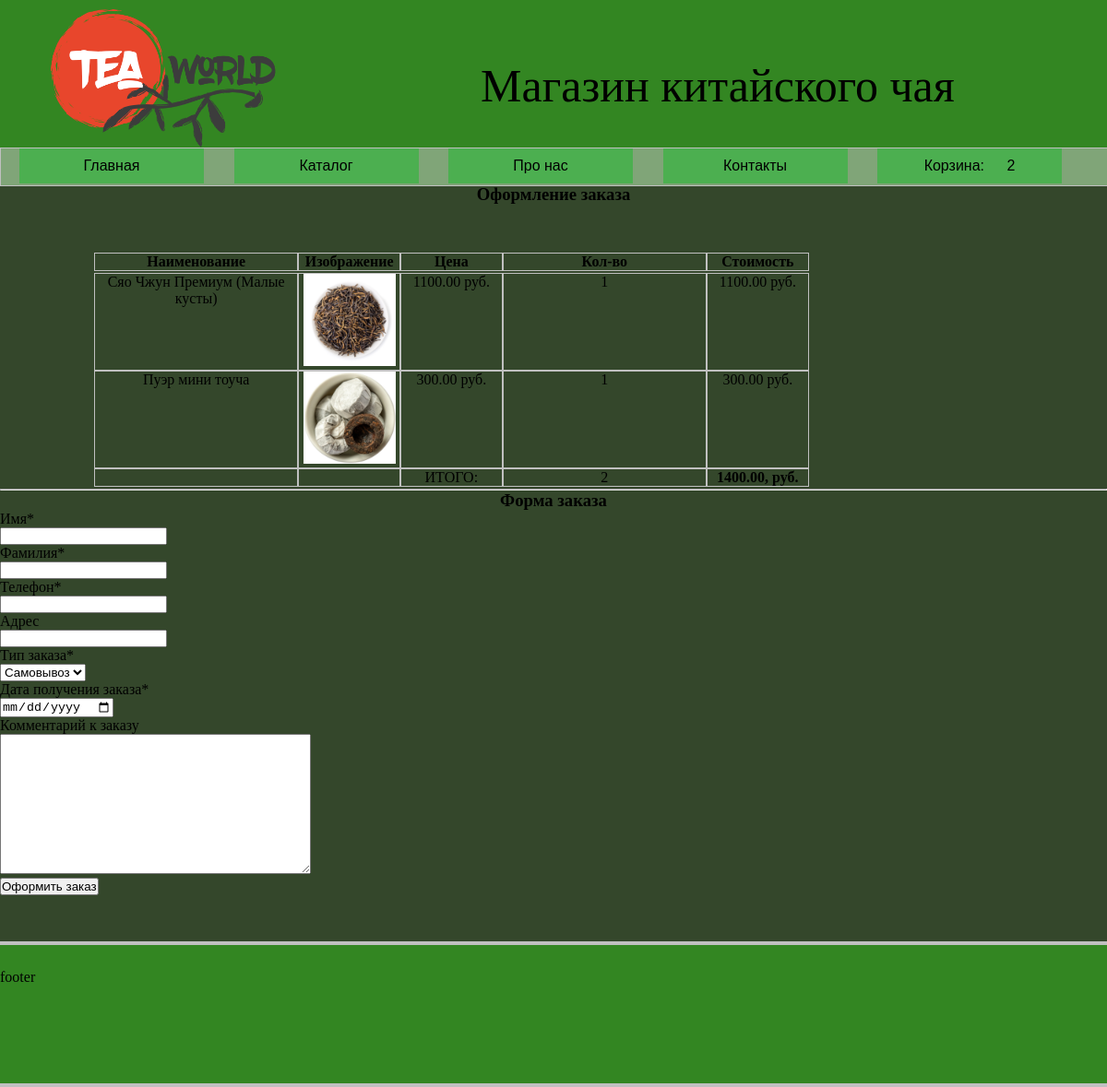
/checkout/ (signed in), run on an earlier commit of the app's database.
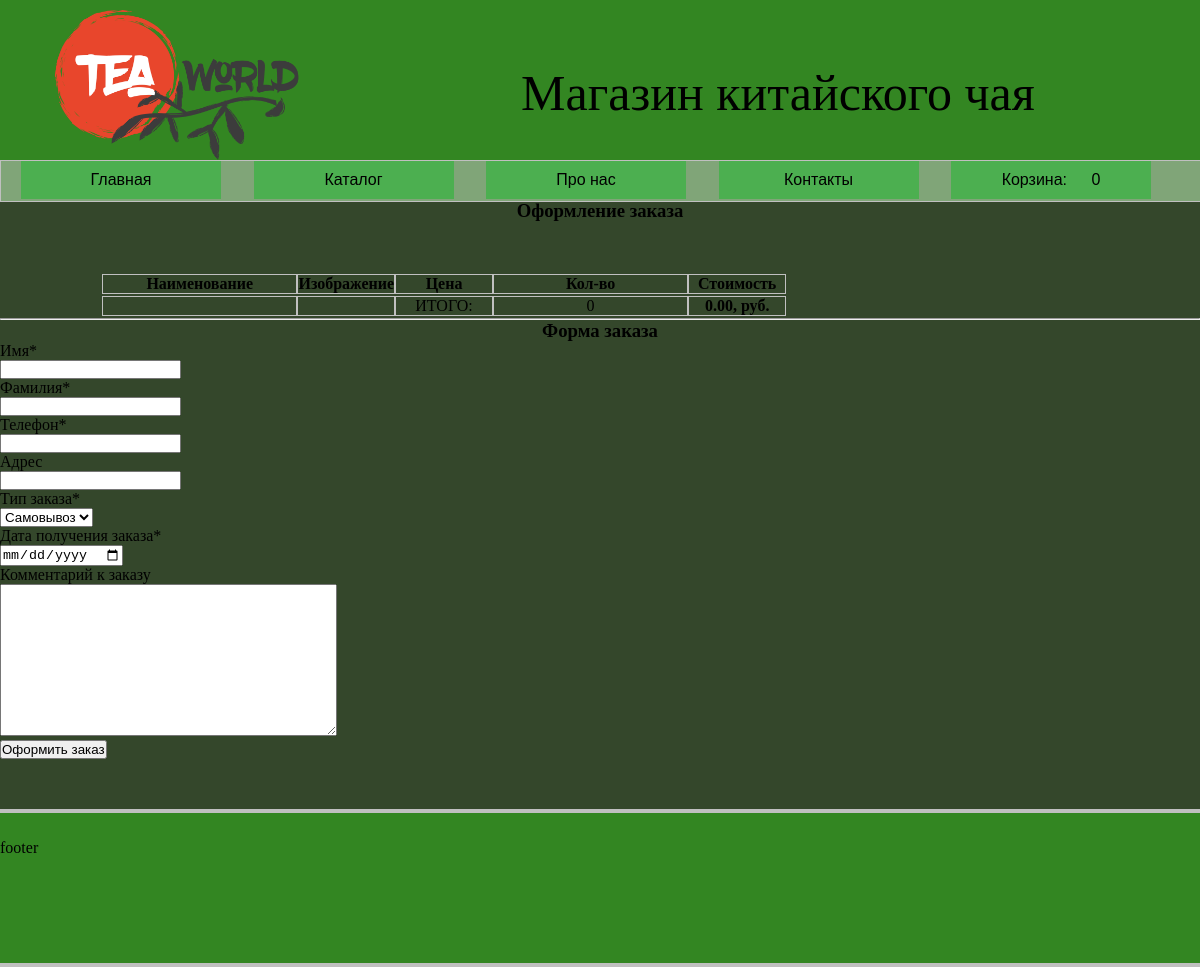
And on a later commit of the database.
### mainapp/models.py (models this page shows, shortened)
class Cart(models.Model):
    owner = models.ForeignKey('Customer', null=True, verbose_name='Владелец', on_delete=models.CASCADE)
    products = models.ManyToManyField(CartProduct, blank=True, related_name='related_cart')
    total_products = models.PositiveIntegerField(default=0)
    final_price = models.DecimalField(max_digits=9, default=0, decimal_places=2, verbose_name='Общая цена')
    in_order = models.BooleanField(default=False)
    for_anonymous_user = models.BooleanField(default=False)

class CartProduct(models.Model):
    user = models.ForeignKey('Customer', verbose_name='Покупатель', on_delete=models.CASCADE)
    cart = models.ForeignKey('Cart', verbose_name='Корзина', on_delete=models.CASCADE, related_name='related_products')
    content_type = models.ForeignKey(ContentType, on_delete=models.CASCADE)
    object_id = models.PositiveIntegerField()
    content_object = GenericForeignKey('content_type', 'object_id')
    qty = models.PositiveIntegerField(default=1)
    final_price = models.DecimalField(max_digits=9, decimal_places=2, verbose_name='Общая цена')

class Product(models.Model):
    class Meta:
        abstract = True
    category = models.ForeignKey(Category, verbose_name='Категория', on_delete=models.CASCADE)
    title = models.CharField(max_length=255, verbose_name='Наименование')
    slug = models.SlugField(unique=True)
    image = models.ImageField(verbose_name='Изображение')
    description = models.TextField(verbose_name='Описание', null=True)
    price = models.DecimalField(max_digits=9, decimal_places=2, verbose_name='Цена')

class TeaProduct(Product):
    type = models.CharField(max_length=25, verbose_name='Тип')
    category_tea = models.CharField(max_length=25, verbose_name='Вид')
    sort = models.CharField(max_length=99, verbose_name='Сорт')
    country = models.CharField(max_length=25, verbose_name='Страна')
    region = models.CharField(max_length=45, verbose_name='Регион')

### mainapp/views.py (the view)
# urls.py: path('checkout/', CheckoutView.as_view(), name='checkout'),
class CheckoutView(CartMixin, View):
    def get(self, request, *args, **kwargs):
        categories = Category.objects.get_categories_for_left_sidebar()
        form = OrderForm(request.POST or None)
        context = {
            'cart': self.cart,
            'categories': categories,
            'form': form
        }
        return render(request, 'checkout.html', context)

### mainapp/forms.py
class OrderForm(forms.ModelForm):
    def __init__(self, *args, **kwargs):
        super().__init__(*args, **kwargs)
        self.fields['order_date'].label = 'Дата получения заказа'
    order_date = forms.DateField(widget=forms.TextInput(attrs={'type': 'date'}))
    class Meta:
        model = Order
        fields = (
            'first_name', 'last_name', 'phone', 'address', 'buying_type', 'order_date', 'comment'
        )

### mainapp/mixins.py (called while the page is built)
    def dispatch(self, request, *args, **kwargs):
        if request.user.is_authenticated:
            customer = Customer.objects.filter(user=request.user).first()
            if not customer:
                customer = Customer.objects.create(
                    user=request.user
                )
            cart = Cart.objects.filter(owner=customer, in_order=False).first()
            if not cart:
                cart = Cart.objects.create(owner=customer)
        else:
            cart = Cart.objects.filter(for_anonimous_user=True).first()
            if not cart:
                cart = Cart.objects.create(for_anonimous_user=True)
        self.cart = cart
        return super().dispatch(request, *args, **kwargs)

### mainapp/templates/checkout.html (shortened to what this page needs)
{% extends 'base.html' %}
{% load crispy_forms_tags %}
{% block content %}
<h3 class="cart_cart">Оформление заказа</h3>
<table class="table">
  <thead>
    <tr class="tr">
      <th class="th">Наименование</th>
      <th class="th">Изображение</th>
      <th class="th">Цена</th>
      <th class="th">Кол-во</th>
      <th class="th">Стоимость</th>
    </tr>
  </thead>
  <tbody>
    {% for item in cart.products.all %}
    <tr class="tr">
      <td class="td">{{ item.content_object.title }}</td>
      <td class="td"><img src="{{ item.content_object.image.url }}" width="100"></td>
      <td class="td">{{ item.content_object.price }} руб.</td>
      <td class="td">{{ item.qty }}</td>
      <td class="td">{{ item.final_price }} руб.</td>
    </tr>
    {% endfor %}
    <tr class="tr">
      <td class="td"></td>
      <td class="td"></td>
      <td class="td">ИТОГО:</td>
      <td class="td">{{ cart.total_products }}</td>
      <td class="td"><strong>{{ cart.final_price }}, руб.</strong></td>
    </tr>
  </tbody>
</table>
<hr>
<h3 class="cart_cart">Форма заказа</h3>
<form action="{% url 'make_order' %}" method="POST">
  {{ form|crispy }}
  <input type="submit" value="Оформить заказ">
</form>
{% endblock content  %}

### mainapp/templates/base.html (shortened to what this page needs)
<!DOCTYPE html>
{% load static %}
<html lang="ru">
    <head>
        <link rel="stylesheet" href="{% static 'css/main.css'%}" type="text/css">
    </head>
    <body>
        <header id="header">
            <img id="img_logo" src="{% static 'media/logo.png' %}" alt="Логотип"> <a id="logo">Магазин китайского чая</a>
            <nav id="nav1">
                <span class="dropdown"><button class="dropbtn" onclick="window.location.href = '{% url 'base' %}';">Главная</button></span>
                <span class="dropdown">
                    <button class="dropbtn">Каталог</button>
                </span>
                <span class="dropdown"><button class="dropbtn">Про нас</button></span>
                <span class="dropdown"><button class="dropbtn">Контакты</button></span>
                <span class="dropdown"><button class="dropbtn" onclick="window.location.href = '{% url 'cart' %}';">Корзина: <span>{{ cart.products.count }}</span></button></span>
            </nav>
        </header>
        {% block content %}{% endblock content %}
        <footer id="footer">footer</footer>
    </body>
</html>

What changed in the data, as far as the page shows it:
removed CartProduct: content_object "Сяо Чжун Премиум (Малые кусты)", content_object.image (picture), content_object.price "1100.00", qty "1", final_price "1100.00"
removed CartProduct: content_object "Пуэр мини тоуча", content_object.image (picture), content_object.price "300.00", qty "1", final_price "300.00"
changed Cart: products.count "2" → "0"; total_products "2" → "0"; final_price "1400.00" → "0.00"
